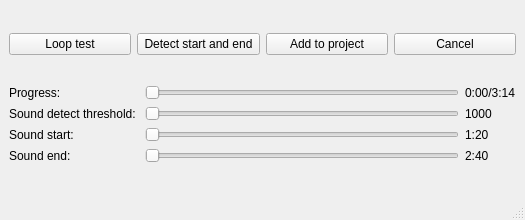
<?xml version="1.0" encoding="UTF-8"?>
<ui version="4.0">
 <class>TrackSettings</class>
 <widget class="QMainWindow" name="TrackSettings">
  <property name="geometry">
   <rect>
    <x>0</x>
    <y>0</y>
    <width>525</width>
    <height>220</height>
   </rect>
  </property>
  <property name="windowTitle">
   <string>MainWindow</string>
  </property>
  <widget class="QWidget" name="centralwidget">
   <layout class="QVBoxLayout" name="verticalLayout">
    <item>
     <layout class="QHBoxLayout" name="horizontalLayout_3">
      <item>
       <widget class="QPushButton" name="pushButtonLoopTest">
        <property name="text">
         <string>Loop test</string>
        </property>
       </widget>
      </item>
      <item>
       <widget class="QPushButton" name="pushButtonDetect">
        <property name="text">
         <string>Detect start and end</string>
        </property>
       </widget>
      </item>
      <item>
       <widget class="QPushButton" name="pushButtonAddToProject">
        <property name="text">
         <string>Add to project</string>
        </property>
       </widget>
      </item>
      <item>
       <widget class="QPushButton" name="pushButtonCancel">
        <property name="text">
         <string>Cancel</string>
        </property>
       </widget>
      </item>
     </layout>
    </item>
    <item>
     <layout class="QGridLayout" name="gridLayout">
      <item row="3" column="0">
       <widget class="QLabel" name="label_4">
        <property name="text">
         <string>Sound start: </string>
        </property>
       </widget>
      </item>
      <item row="2" column="0">
       <widget class="QLabel" name="label">
        <property name="text">
         <string>Sound detect threshold: </string>
        </property>
       </widget>
      </item>
      <item row="1" column="0">
       <widget class="QLabel" name="label_3">
        <property name="text">
         <string>Progress: </string>
        </property>
       </widget>
      </item>
      <item row="2" column="2">
       <widget class="QLabel" name="labelSoundThreshold">
        <property name="text">
         <string>1000</string>
        </property>
       </widget>
      </item>
      <item row="2" column="1">
       <widget class="QSlider" name="horizontalSliderSoundThreshold">
        <property name="orientation">
         <enum>Qt::Horizontal</enum>
        </property>
       </widget>
      </item>
      <item row="3" column="2">
       <widget class="QLabel" name="labelSoundStart">
        <property name="text">
         <string>1:20</string>
        </property>
       </widget>
      </item>
      <item row="3" column="1">
       <widget class="QSlider" name="horizontalSliderSoundStart">
        <property name="orientation">
         <enum>Qt::Horizontal</enum>
        </property>
       </widget>
      </item>
      <item row="1" column="1">
       <widget class="QSlider" name="horizontalSliderProgress">
        <property name="orientation">
         <enum>Qt::Horizontal</enum>
        </property>
       </widget>
      </item>
      <item row="1" column="2">
       <widget class="QLabel" name="labelTrackProgress">
        <property name="text">
         <string>0:00/3:14</string>
        </property>
       </widget>
      </item>
      <item row="4" column="0">
       <widget class="QLabel" name="label_2">
        <property name="text">
         <string>Sound end:</string>
        </property>
       </widget>
      </item>
      <item row="4" column="1">
       <widget class="QSlider" name="horizontalSliderSoundEnd">
        <property name="orientation">
         <enum>Qt::Horizontal</enum>
        </property>
       </widget>
      </item>
      <item row="4" column="2">
       <widget class="QLabel" name="labelSoundEnd">
        <property name="text">
         <string>2:40</string>
        </property>
       </widget>
      </item>
     </layout>
    </item>
   </layout>
  </widget>
  <widget class="QStatusBar" name="statusbar"/>
 </widget>
 <resources/>
 <connections/>
</ui>
